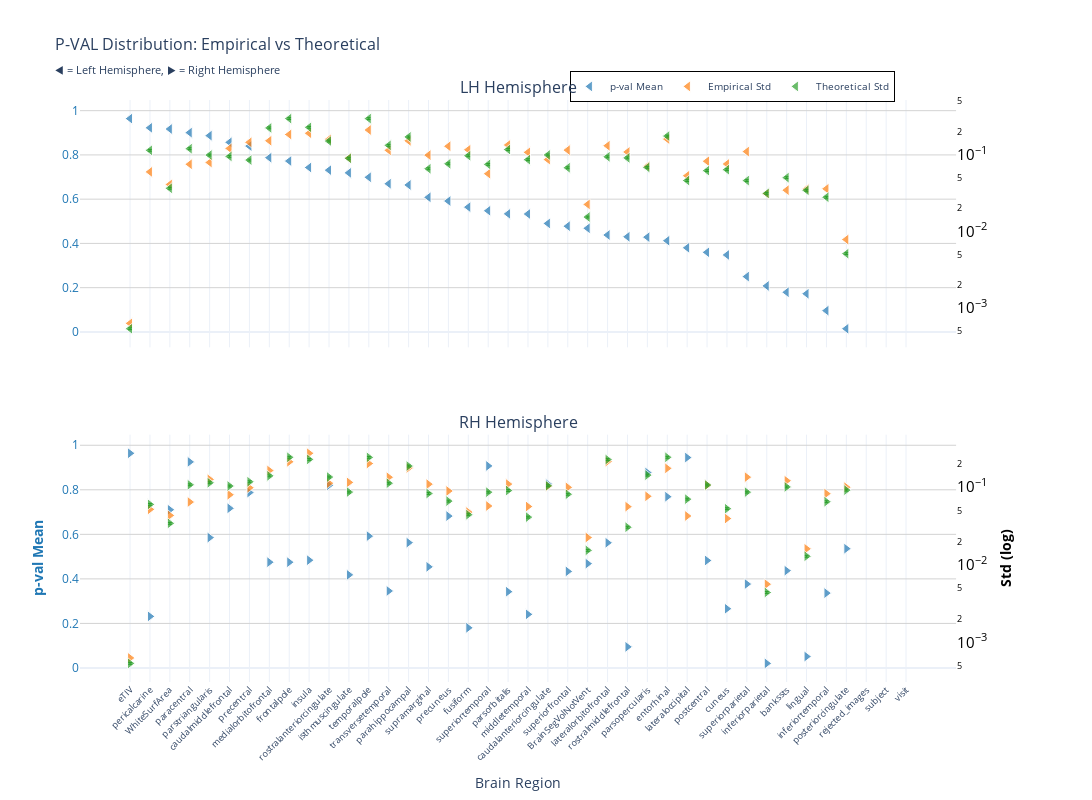
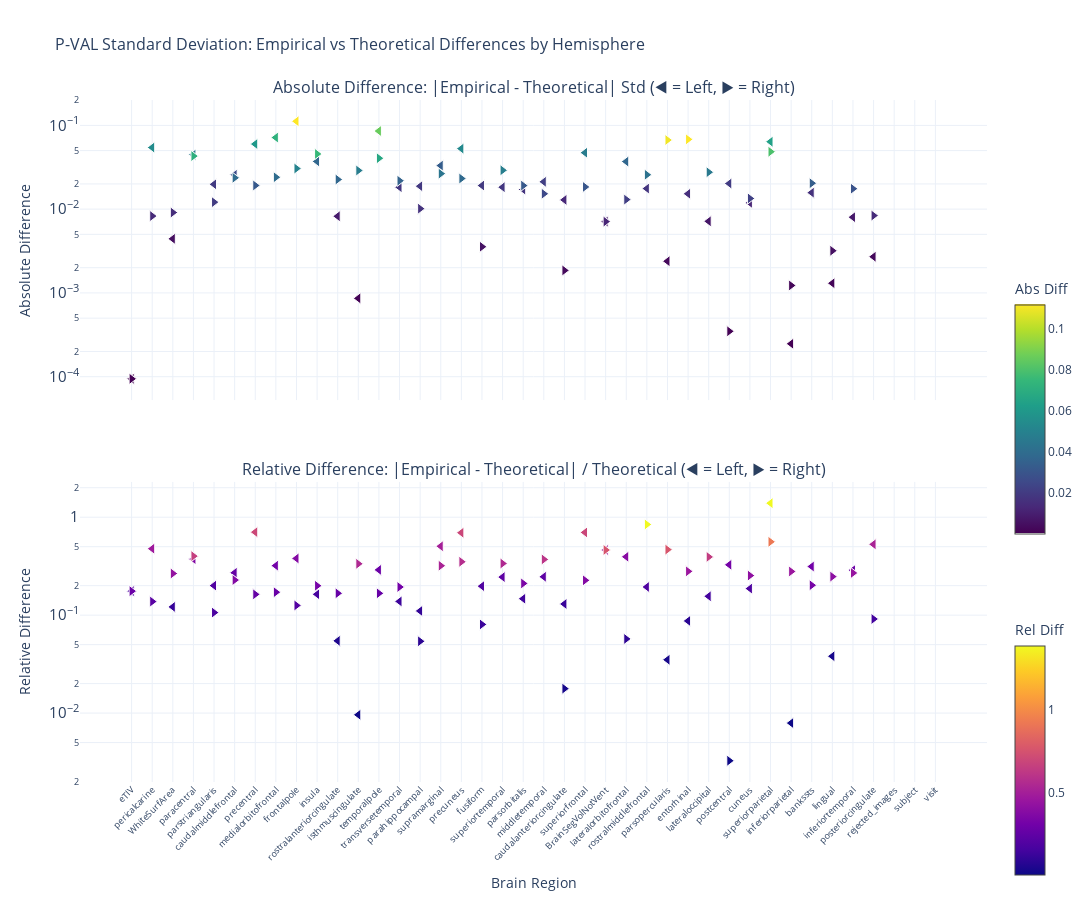

The notebook cell these images were saved under, in order:
### Markdown cell above
### p-value

### Code cell
nu_nav = df_navr[(df_navr["timepoint"] == "baseline") & (df_navr["group"] == "HC-PD")]
data_path = stats_dir / f"partial_correlation_baseline_{METRIC}.parquet"
df, stats = get_test_stats(
    data_path, stat_functions_F, nu_nav, hemisphere=True, study="baseline"
)
show_figure(stats, hemisphere=True, stat_name="p-val", study="baseline", metric=METRIC)

### Figure 1 — Plotly figure (JSON) as saved in the notebook; plotly's stock layout.template omitted (floating-point values rounded to 4 significant figures)
{"data": [{"hovertemplate": "<b>%{x}</b><br>Mean p-val: %{y:.2f}<br><extra></extra>", "legendgroup": "mean", "marker": {"color": "#1f77b4", "line": {"color": "white", "width": 1}, "opacity": 0.7, "size": 10, "symbol": "triangle-left"}, "mode": "markers", "name": "p-val Mean", "showlegend": true, "type": "scatter", "x": ["eTIV", "pericalcarine", "WhiteSurfArea", "paracentral", "parstriangularis", "caudalmiddlefrontal", "precentral", "medialorbitofrontal", "frontalpole", "insula", "rostralanteriorcingulate", "isthmuscingulate", "temporalpole", "transversetemporal", "parahippocampal", "supramarginal", "precuneus", "fusiform", "superiortemporal", "parsorbitalis", "middletemporal", "caudalanteriorcingulate", "superiorfrontal", "BrainSegVolNotVent", "lateralorbitofrontal", "rostralmiddlefrontal", "parsopercularis", "entorhinal", "lateraloccipital", "postcentral", "cuneus", "superiorparietal", "inferiorparietal", "bankssts", "lingual", "inferiortemporal", "posteriorcingulate", "rejected_images", "subject", "visit"], "xaxis": "x", "y": [0.9641, 0.9225, 0.9171, 0.9007, 0.8872, 0.8569, 0.84, 0.7875, 0.7723, 0.7431, 0.7312, 0.7189, 0.6989, 0.6697, 0.6642, 0.6083, 0.5916, 0.564, 0.5477, 0.5336, 0.533, 0.4904, 0.4779, 0.4685, 0.4381, 0.43, 0.4284, 0.4123, 0.3802, 0.3598, 0.3479, 0.25, 0.2079, 0.1793, 0.1725, 0.09622, 0.01442, NaN, NaN, NaN], "yaxis": "y"}, {"hovertemplate": "<b>%{x}</b><br>Empirical Std: %{y:.3f}<br><extra></extra>", "legendgroup": "empirical", "marker": {"color": "#ff7f0e", "line": {"color": "white", "width": 1}, "opacity": 0.7, "size": 10, "symbol": "triangle-left"}, "mode": "markers", "name": "Empirical Std", "showlegend": true, "type": "scatter", "x": ["eTIV", "pericalcarine", "WhiteSurfArea", "paracentral", "parstriangularis", "caudalmiddlefrontal", "precentral", "medialorbitofrontal", "frontalpole", "insula", "rostralanteriorcingulate", "isthmuscingulate", "temporalpole", "transversetemporal", "parahippocampal", "supramarginal", "precuneus", "fusiform", "superiortemporal", "parsorbitalis", "middletemporal", "caudalanteriorcingulate", "superiorfrontal", "BrainSegVolNotVent", "lateralorbitofrontal", "rostralmiddlefrontal", "parsopercularis", "entorhinal", "lateraloccipital", "postcentral", "cuneus", "superiorparietal", "inferiorparietal", "bankssts", "lingual", "inferiortemporal", "posteriorcingulate", "rejected_images", "subject", "visit"], "xaxis": "x", "y": [0.0006305, 0.05962, 0.04086, 0.07498, 0.07907, 0.1206, 0.1449, 0.1519, 0.1833, 0.1903, 0.1588, 0.0905, 0.2098, 0.114, 0.1515, 0.09862, 0.1288, 0.116, 0.05645, 0.1338, 0.1072, 0.0863, 0.1147, 0.02246, 0.1307, 0.1084, 0.07064, 0.1596, 0.05312, 0.08215, 0.07562, 0.1097, 0.03101, 0.03444, 0.0356, 0.03586, 0.007817, NaN, NaN, NaN], "yaxis": "y2"}, {"error_y": {"array": [1.502e-05, 0.003194, 0.001021, 0.003353, 0.00277, 0.002661, 0.002382, 0.006261, 0.008275, 0.006373, 0.00422, 0.002512, 0.008275, 0.003707, 0.004772, 0.001836, 0.00213, 0.002713, 0.002094, 0.003269, 0.002411, 0.002779, 0.001891, 0.0004302, 0.002627, 0.002544, 0.001912, 0.0049, 0.001288, 0.001735, 0.001785, 0.001286, 0.0008759, 0.001406, 0.0009609, 0.0007801, 0.0001433, NaN, NaN, NaN], "arrayminus": [1.461e-05, 0.003105, 0.0009926, 0.00326, 0.002693, 0.002587, 0.002316, 0.006087, 0.008046, 0.006197, 0.004103, 0.002442, 0.008046, 0.003604, 0.00464, 0.001785, 0.002071, 0.002638, 0.002036, 0.003178, 0.002344, 0.002702, 0.001839, 0.0004183, 0.002554, 0.002474, 0.001859, 0.004764, 0.001252, 0.001687, 0.001736, 0.00125, 0.0008516, 0.001367, 0.0009343, 0.0007585, 0.0001393, NaN, NaN, NaN], "color": "#2ca02c", "thickness": 1, "type": "data", "visible": true, "width": 2}, "hovertemplate": "<b>%{x}</b><br>Theoretical Std: %{y:.3f}<br><extra></extra>", "legendgroup": "theoretical", "marker": {"color": "#2ca02c", "line": {"color": "white", "width": 1}, "opacity": 0.7, "size": 10, "symbol": "triangle-left"}, "mode": "markers", "name": "Theoretical Std", "showlegend": true, "type": "scatter", "x": ["eTIV", "pericalcarine", "WhiteSurfArea", "paracentral", "parstriangularis", "caudalmiddlefrontal", "precentral", "medialorbitofrontal", "frontalpole", "insula", "rostralanteriorcingulate", "isthmuscingulate", "temporalpole", "transversetemporal", "parahippocampal", "supramarginal", "precuneus", "fusiform", "superiortemporal", "parsorbitalis", "middletemporal", "caudalanteriorcingulate", "superiorfrontal", "BrainSegVolNotVent", "lateralorbitofrontal", "rostralmiddlefrontal", "parsopercularis", "entorhinal", "lateraloccipital", "postcentral", "cuneus", "superiorparietal", "inferiorparietal", "bankssts", "lingual", "inferiortemporal", "posteriorcingulate", "rejected_images", "subject", "visit"], "xaxis": "x", "y": [0.0005362, 0.114, 0.03644, 0.1197, 0.09887, 0.09496, 0.08503, 0.2235, 0.2954, 0.2275, 0.1506, 0.08964, 0.2954, 0.1323, 0.1703, 0.06552, 0.07603, 0.09683, 0.07474, 0.1167, 0.08604, 0.0992, 0.06749, 0.01535, 0.09375, 0.09081, 0.06825, 0.1749, 0.04596, 0.06192, 0.06372, 0.04589, 0.03126, 0.05017, 0.0343, 0.02784, 0.005114, NaN, NaN, NaN], "yaxis": "y2"}, {"hovertemplate": "<b>%{x}</b><br>Mean p-val: %{y:.2f}<br><extra></extra>", "legendgroup": "mean", "marker": {"color": "#1f77b4", "line": {"color": "white", "width": 1}, "opacity": 0.7, "size": 10, "symbol": "triangle-right"}, "mode": "markers", "name": "p-val Mean", "showlegend": false, "type": "scatter", "x": ["eTIV", "lateraloccipital", "paracentral", "superiortemporal", "parsopercularis", "caudalanteriorcingulate", "rostralanteriorcingulate", "precentral", "entorhinal", "caudalmiddlefrontal", "WhiteSurfArea", "precuneus", "temporalpole", "parstriangularis", "parahippocampal", "lateralorbitofrontal", "posteriorcingulate", "insula", "postcentral", "medialorbitofrontal", "frontalpole", "BrainSegVolNotVent", "supramarginal", "bankssts", "superiorfrontal", "isthmuscingulate", "superiorparietal", "transversetemporal", "parsorbitalis", "inferiortemporal", "cuneus", "middletemporal", "pericalcarine", "fusiform", "rostralmiddlefrontal", "lingual", "inferiorparietal", "rejected_images", "subject", "visit"], "xaxis": "x2", "y": [0.9641, 0.9448, 0.9254, 0.9072, 0.8774, 0.8257, 0.8204, 0.7877, 0.769, 0.7169, 0.7106, 0.682, 0.592, 0.5854, 0.5628, 0.5622, 0.5358, 0.484, 0.4826, 0.4751, 0.4749, 0.4685, 0.4541, 0.437, 0.4337, 0.4181, 0.3768, 0.3458, 0.3426, 0.3361, 0.266, 0.2408, 0.2316, 0.1803, 0.09473, 0.05139, 0.0206, NaN, NaN, NaN], "yaxis": "y3"}, {"hovertemplate": "<b>%{x}</b><br>Empirical Std: %{y:.3f}<br><extra></extra>", "legendgroup": "empirical", "marker": {"color": "#ff7f0e", "line": {"color": "white", "width": 1}, "opacity": 0.7, "size": 10, "symbol": "triangle-right"}, "mode": "markers", "name": "Empirical Std", "showlegend": false, "type": "scatter", "x": ["eTIV", "lateraloccipital", "paracentral", "superiortemporal", "parsopercularis", "caudalanteriorcingulate", "rostralanteriorcingulate", "precentral", "entorhinal", "caudalmiddlefrontal", "WhiteSurfArea", "precuneus", "temporalpole", "parstriangularis", "parahippocampal", "lateralorbitofrontal", "posteriorcingulate", "insula", "postcentral", "medialorbitofrontal", "frontalpole", "BrainSegVolNotVent", "supramarginal", "bankssts", "superiorfrontal", "isthmuscingulate", "superiorparietal", "transversetemporal", "parsorbitalis", "inferiortemporal", "cuneus", "middletemporal", "pericalcarine", "fusiform", "rostralmiddlefrontal", "lingual", "inferiorparietal", "rejected_images", "subject", "visit"], "xaxis": "x2", "y": [0.0006305, 0.04259, 0.06442, 0.05728, 0.0764, 0.1027, 0.1127, 0.09847, 0.1751, 0.07999, 0.04335, 0.08943, 0.2021, 0.1263, 0.1774, 0.2145, 0.1001, 0.2741, 0.1065, 0.1642, 0.2126, 0.02246, 0.1096, 0.1213, 0.09959, 0.1155, 0.1349, 0.1345, 0.1097, 0.08264, 0.03949, 0.05642, 0.05184, 0.04781, 0.05623, 0.01607, 0.005627, NaN, NaN, NaN], "yaxis": "y4"}, {"error_y": {"array": [1.502e-05, 0.001966, 0.00301, 0.00242, 0.004014, 0.002928, 0.003791, 0.003296, 0.006815, 0.002904, 0.0009592, 0.001855, 0.006798, 0.003199, 0.005253, 0.006374, 0.00257, 0.006401, 0.002992, 0.003927, 0.006812, 0.0004302, 0.002327, 0.002827, 0.002275, 0.002425, 0.002423, 0.003157, 0.00254, 0.001824, 0.001482, 0.001153, 0.001684, 0.00124, 0.0008547, 0.000361, 0.0001233, NaN, NaN, NaN], "arrayminus": [1.461e-05, 0.001912, 0.002926, 0.002353, 0.003902, 0.002847, 0.003686, 0.003205, 0.006626, 0.002823, 0.0009326, 0.001804, 0.006609, 0.00311, 0.005108, 0.006198, 0.002499, 0.006224, 0.002909, 0.003818, 0.006623, 0.0004183, 0.002262, 0.002749, 0.002212, 0.002358, 0.002356, 0.003069, 0.002469, 0.001773, 0.001441, 0.001121, 0.001638, 0.001205, 0.0008311, 0.000351, 0.0001198, NaN, NaN, NaN], "color": "#2ca02c", "thickness": 1, "type": "data", "visible": true, "width": 2}, "hovertemplate": "<b>%{x}</b><br>Theoretical Std: %{y:.3f}<br><extra></extra>", "legendgroup": "theoretical", "marker": {"color": "#2ca02c", "line": {"color": "white", "width": 1}, "opacity": 0.7, "size": 10, "symbol": "triangle-right"}, "mode": "markers", "name": "Theoretical Std", "showlegend": false, "type": "scatter", "x": ["eTIV", "lateraloccipital", "paracentral", "superiortemporal", "parsopercularis", "caudalanteriorcingulate", "rostralanteriorcingulate", "precentral", "entorhinal", "caudalmiddlefrontal", "WhiteSurfArea", "precuneus", "temporalpole", "parstriangularis", "parahippocampal", "lateralorbitofrontal", "posteriorcingulate", "insula", "postcentral", "medialorbitofrontal", "frontalpole", "BrainSegVolNotVent", "supramarginal", "bankssts", "superiorfrontal", "isthmuscingulate", "superiorparietal", "transversetemporal", "parsorbitalis", "inferiortemporal", "cuneus", "middletemporal", "pericalcarine", "fusiform", "rostralmiddlefrontal", "lingual", "inferiorparietal", "rejected_images", "subject", "visit"], "xaxis": "x2", "y": [0.0005362, 0.07018, 0.1074, 0.08638, 0.1432, 0.1045, 0.1353, 0.1177, 0.2432, 0.1036, 0.03424, 0.06622, 0.2426, 0.1142, 0.1875, 0.2275, 0.09172, 0.2285, 0.1068, 0.1402, 0.2431, 0.01535, 0.08305, 0.1009, 0.08118, 0.08655, 0.08647, 0.1127, 0.09064, 0.0651, 0.0529, 0.04116, 0.06012, 0.04425, 0.03051, 0.01288, 0.004399, NaN, NaN, NaN], "yaxis": "y4"}], "layout": {"annotations": [{"font": {"size": 16}, "showarrow": false, "text": "LH Hemisphere", "x": 0.47, "xanchor": "center", "xref": "paper", "y": 1, "yanchor": "bottom", "yref": "paper"}, {"font": {"size": 16}, "showarrow": false, "text": "RH Hemisphere", "x": 0.47, "xanchor": "center", "xref": "paper", "y": 0.425, "yanchor": "bottom", "yref": "paper"}], "height": 800, "hovermode": "x", "legend": {"bgcolor": "rgba(255, 255, 255, 0.9)", "bordercolor": "black", "borderwidth": 1, "font": {"size": 10}, "orientation": "h", "x": 0.7, "xanchor": "center", "y": 1.05}, "title": {"font": {"size": 16}, "text": "P-VAL Distribution: Empirical vs Theoretical<br><sub>◀ = Left Hemisphere, ▶ = Right Hemisphere</sub>"}, "width": 1400, "xaxis": {"anchor": "y", "domain": [0, 0.94], "matches": "x2", "showticklabels": false}, "xaxis2": {"anchor": "y3", "domain": [0, 0.94], "tickangle": -45, "tickfont": {"size": 9}, "title": {"text": "Brain Region"}}, "yaxis": {"anchor": "x", "domain": [0.575, 1], "gridcolor": "lightgray", "showgrid": true, "tickfont": {"color": "#1f77b4"}, "title": {"font": {"color": "#1f77b4"}, "text": ""}}, "yaxis2": {"anchor": "x", "exponentformat": "power", "overlaying": "y", "showgrid": false, "side": "right", "tickfont": {"color": "black"}, "title": {"font": {"color": "black"}, "text": ""}, "type": "log"}, "yaxis3": {"anchor": "x2", "domain": [0, 0.425], "gridcolor": "lightgray", "showgrid": true, "tickfont": {"color": "#1f77b4"}, "title": {"font": {"color": "#1f77b4"}, "text": "<b>p-val Mean</b>"}}, "yaxis4": {"anchor": "x2", "exponentformat": "power", "overlaying": "y3", "showgrid": false, "side": "right", "tickfont": {"color": "black"}, "title": {"font": {"color": "black"}, "text": "<b>Std (log)</b>"}, "type": "log"}}}

### Figure 2 — Plotly figure (JSON) as saved in the notebook; plotly's stock layout.template omitted (floating-point values rounded to 4 significant figures)
{"data": [{"hovertemplate": "<b>%{x}</b><br>Hemisphere: %{text}<br>Abs Diff: %{y:.4f}<br><extra></extra>", "legendgroup": "abs_lh", "marker": {"color": [9.429e-05, 0.05437, 0.004421, 0.0447, 0.0198, 0.02569, 0.05987, 0.07154, 0.112, 0.03715, 0.008227, 0.0008611, 0.0856, 0.01828, 0.0188, 0.0331, 0.05277, 0.01914, 0.01829, 0.01716, 0.0212, 0.0129, 0.04718, 0.007102, 0.03698, 0.01761, 0.00239, 0.01526, 0.007162, 0.02023, 0.01189, 0.06382, 0.0002471, 0.01573, 0.001305, 0.008017, 0.002702, NaN, NaN, NaN], "colorbar": {"len": 0.4, "title": {"text": "Abs Diff"}, "y": 0.75, "yanchor": "top"}, "colorscale": [[0, "#440154"], [0.1111, "#482878"], [0.2222, "#3e4989"], [0.3333, "#31688e"], [0.4444, "#26828e"], [0.5556, "#1f9e89"], [0.6667, "#35b779"], [0.7778, "#6ece58"], [0.8889, "#b5de2b"], [1, "#fde725"]], "line": {"color": "white", "width": 1}, "showscale": true, "size": 10, "symbol": "triangle-left"}, "mode": "markers", "name": "Absolute (lh)", "showlegend": false, "text": ["lh", "lh", "lh", "lh", "lh", "lh", "lh", "lh", "lh", "lh", "lh", "lh", "lh", "lh", "lh", "lh", "lh", "lh", "lh", "lh", "lh", "lh", "lh", "lh", "lh", "lh", "lh", "lh", "lh", "lh", "lh", "lh", "lh", "lh", "lh", "lh", "lh", "lh", "lh", "lh"], "type": "scatter", "x": ["eTIV", "pericalcarine", "WhiteSurfArea", "paracentral", "parstriangularis", "caudalmiddlefrontal", "precentral", "medialorbitofrontal", "frontalpole", "insula", "rostralanteriorcingulate", "isthmuscingulate", "temporalpole", "transversetemporal", "parahippocampal", "supramarginal", "precuneus", "fusiform", "superiortemporal", "parsorbitalis", "middletemporal", "caudalanteriorcingulate", "superiorfrontal", "BrainSegVolNotVent", "lateralorbitofrontal", "rostralmiddlefrontal", "parsopercularis", "entorhinal", "lateraloccipital", "postcentral", "cuneus", "superiorparietal", "inferiorparietal", "bankssts", "lingual", "inferiortemporal", "posteriorcingulate", "rejected_images", "subject", "visit"], "xaxis": "x", "y": [9.429e-05, 0.05437, 0.004421, 0.0447, 0.0198, 0.02569, 0.05987, 0.07154, 0.112, 0.03715, 0.008227, 0.0008611, 0.0856, 0.01828, 0.0188, 0.0331, 0.05277, 0.01914, 0.01829, 0.01716, 0.0212, 0.0129, 0.04718, 0.007102, 0.03698, 0.01761, 0.00239, 0.01526, 0.007162, 0.02023, 0.01189, 0.06382, 0.0002471, 0.01573, 0.001305, 0.008017, 0.002702, NaN, NaN, NaN], "yaxis": "y"}, {"hovertemplate": "<b>%{x}</b><br>Hemisphere: %{text}<br>Rel Diff: %{y:.2%}<br><extra></extra>", "legendgroup": "rel_lh", "marker": {"color": [0.1758, 0.477, 0.1213, 0.3735, 0.2002, 0.2705, 0.7041, 0.3202, 0.3792, 0.1633, 0.05462, 0.009606, 0.2898, 0.1382, 0.1104, 0.5052, 0.6941, 0.1976, 0.2447, 0.1471, 0.2463, 0.13, 0.699, 0.4625, 0.3945, 0.1939, 0.03502, 0.08723, 0.1558, 0.3266, 0.1866, 1.391, 0.007905, 0.3136, 0.03804, 0.2879, 0.5284, NaN, NaN, NaN], "colorbar": {"len": 0.4, "title": {"text": "Rel Diff"}, "y": 0.25, "yanchor": "top"}, "colorscale": [[0, "#0d0887"], [0.1111, "#46039f"], [0.2222, "#7201a8"], [0.3333, "#9c179e"], [0.4444, "#bd3786"], [0.5556, "#d8576b"], [0.6667, "#ed7953"], [0.7778, "#fb9f3a"], [0.8889, "#fdca26"], [1, "#f0f921"]], "line": {"color": "white", "width": 1}, "showscale": true, "size": 10, "symbol": "triangle-left"}, "mode": "markers", "name": "Relative (lh)", "showlegend": false, "text": ["lh", "lh", "lh", "lh", "lh", "lh", "lh", "lh", "lh", "lh", "lh", "lh", "lh", "lh", "lh", "lh", "lh", "lh", "lh", "lh", "lh", "lh", "lh", "lh", "lh", "lh", "lh", "lh", "lh", "lh", "lh", "lh", "lh", "lh", "lh", "lh", "lh", "lh", "lh", "lh"], "type": "scatter", "x": ["eTIV", "pericalcarine", "WhiteSurfArea", "paracentral", "parstriangularis", "caudalmiddlefrontal", "precentral", "medialorbitofrontal", "frontalpole", "insula", "rostralanteriorcingulate", "isthmuscingulate", "temporalpole", "transversetemporal", "parahippocampal", "supramarginal", "precuneus", "fusiform", "superiortemporal", "parsorbitalis", "middletemporal", "caudalanteriorcingulate", "superiorfrontal", "BrainSegVolNotVent", "lateralorbitofrontal", "rostralmiddlefrontal", "parsopercularis", "entorhinal", "lateraloccipital", "postcentral", "cuneus", "superiorparietal", "inferiorparietal", "bankssts", "lingual", "inferiortemporal", "posteriorcingulate", "rejected_images", "subject", "visit"], "xaxis": "x2", "y": [0.1758, 0.477, 0.1213, 0.3735, 0.2002, 0.2705, 0.7041, 0.3202, 0.3792, 0.1633, 0.05462, 0.009606, 0.2898, 0.1382, 0.1104, 0.5052, 0.6941, 0.1976, 0.2447, 0.1471, 0.2463, 0.13, 0.699, 0.4625, 0.3945, 0.1939, 0.03502, 0.08723, 0.1558, 0.3266, 0.1866, 1.391, 0.007905, 0.3136, 0.03804, 0.2879, 0.5284, NaN, NaN, NaN], "yaxis": "y2"}, {"hovertemplate": "<b>%{x}</b><br>Hemisphere: %{text}<br>Abs Diff: %{y:.4f}<br><extra></extra>", "legendgroup": "abs_rh", "marker": {"color": [9.429e-05, 0.0276, 0.043, 0.02909, 0.06685, 0.001857, 0.0226, 0.01918, 0.0681, 0.02366, 0.009113, 0.02321, 0.04051, 0.01212, 0.01014, 0.013, 0.008381, 0.04558, 0.0003482, 0.02403, 0.03054, 0.007102, 0.02654, 0.02039, 0.01841, 0.02893, 0.04847, 0.02183, 0.01911, 0.01754, 0.01341, 0.01526, 0.008272, 0.003557, 0.02573, 0.003187, 0.001228, NaN, NaN, NaN], "colorbar": {"len": 0.4, "title": {"text": "Abs Diff"}, "y": 0.75, "yanchor": "top"}, "colorscale": [[0, "#440154"], [0.1111, "#482878"], [0.2222, "#3e4989"], [0.3333, "#31688e"], [0.4444, "#26828e"], [0.5556, "#1f9e89"], [0.6667, "#35b779"], [0.7778, "#6ece58"], [0.8889, "#b5de2b"], [1, "#fde725"]], "line": {"color": "white", "width": 1}, "showscale": false, "size": 10, "symbol": "triangle-right"}, "mode": "markers", "name": "Absolute (rh)", "showlegend": false, "text": ["rh", "rh", "rh", "rh", "rh", "rh", "rh", "rh", "rh", "rh", "rh", "rh", "rh", "rh", "rh", "rh", "rh", "rh", "rh", "rh", "rh", "rh", "rh", "rh", "rh", "rh", "rh", "rh", "rh", "rh", "rh", "rh", "rh", "rh", "rh", "rh", "rh", "rh", "rh", "rh"], "type": "scatter", "x": ["eTIV", "lateraloccipital", "paracentral", "superiortemporal", "parsopercularis", "caudalanteriorcingulate", "rostralanteriorcingulate", "precentral", "entorhinal", "caudalmiddlefrontal", "WhiteSurfArea", "precuneus", "temporalpole", "parstriangularis", "parahippocampal", "lateralorbitofrontal", "posteriorcingulate", "insula", "postcentral", "medialorbitofrontal", "frontalpole", "BrainSegVolNotVent", "supramarginal", "bankssts", "superiorfrontal", "isthmuscingulate", "superiorparietal", "transversetemporal", "parsorbitalis", "inferiortemporal", "cuneus", "middletemporal", "pericalcarine", "fusiform", "rostralmiddlefrontal", "lingual", "inferiorparietal", "rejected_images", "subject", "visit"], "xaxis": "x", "y": [9.429e-05, 0.0276, 0.043, 0.02909, 0.06685, 0.001857, 0.0226, 0.01918, 0.0681, 0.02366, 0.009113, 0.02321, 0.04051, 0.01212, 0.01014, 0.013, 0.008381, 0.04558, 0.0003482, 0.02403, 0.03054, 0.007102, 0.02654, 0.02039, 0.01841, 0.02893, 0.04847, 0.02183, 0.01911, 0.01754, 0.01341, 0.01526, 0.008272, 0.003557, 0.02573, 0.003187, 0.001228, NaN, NaN, NaN], "yaxis": "y"}, {"hovertemplate": "<b>%{x}</b><br>Hemisphere: %{text}<br>Rel Diff: %{y:.2%}<br><extra></extra>", "legendgroup": "rel_rh", "marker": {"color": [0.1758, 0.3932, 0.4003, 0.3368, 0.4667, 0.01777, 0.167, 0.163, 0.28, 0.2283, 0.2662, 0.3504, 0.167, 0.1062, 0.05408, 0.05716, 0.09137, 0.1995, 0.003261, 0.1715, 0.1256, 0.4625, 0.3196, 0.202, 0.2267, 0.3343, 0.5606, 0.1938, 0.2108, 0.2695, 0.2536, 0.3708, 0.1376, 0.08039, 0.8433, 0.2474, 0.2792, NaN, NaN, NaN], "colorbar": {"len": 0.4, "title": {"text": "Rel Diff"}, "y": 0.25, "yanchor": "top"}, "colorscale": [[0, "#0d0887"], [0.1111, "#46039f"], [0.2222, "#7201a8"], [0.3333, "#9c179e"], [0.4444, "#bd3786"], [0.5556, "#d8576b"], [0.6667, "#ed7953"], [0.7778, "#fb9f3a"], [0.8889, "#fdca26"], [1, "#f0f921"]], "line": {"color": "white", "width": 1}, "showscale": false, "size": 10, "symbol": "triangle-right"}, "mode": "markers", "name": "Relative (rh)", "showlegend": false, "text": ["rh", "rh", "rh", "rh", "rh", "rh", "rh", "rh", "rh", "rh", "rh", "rh", "rh", "rh", "rh", "rh", "rh", "rh", "rh", "rh", "rh", "rh", "rh", "rh", "rh", "rh", "rh", "rh", "rh", "rh", "rh", "rh", "rh", "rh", "rh", "rh", "rh", "rh", "rh", "rh"], "type": "scatter", "x": ["eTIV", "lateraloccipital", "paracentral", "superiortemporal", "parsopercularis", "caudalanteriorcingulate", "rostralanteriorcingulate", "precentral", "entorhinal", "caudalmiddlefrontal", "WhiteSurfArea", "precuneus", "temporalpole", "parstriangularis", "parahippocampal", "lateralorbitofrontal", "posteriorcingulate", "insula", "postcentral", "medialorbitofrontal", "frontalpole", "BrainSegVolNotVent", "supramarginal", "bankssts", "superiorfrontal", "isthmuscingulate", "superiorparietal", "transversetemporal", "parsorbitalis", "inferiortemporal", "cuneus", "middletemporal", "pericalcarine", "fusiform", "rostralmiddlefrontal", "lingual", "inferiorparietal", "rejected_images", "subject", "visit"], "xaxis": "x2", "y": [0.1758, 0.3932, 0.4003, 0.3368, 0.4667, 0.01777, 0.167, 0.163, 0.28, 0.2283, 0.2662, 0.3504, 0.167, 0.1062, 0.05408, 0.05716, 0.09137, 0.1995, 0.003261, 0.1715, 0.1256, 0.4625, 0.3196, 0.202, 0.2267, 0.3343, 0.5606, 0.1938, 0.2108, 0.2695, 0.2536, 0.3708, 0.1376, 0.08039, 0.8433, 0.2474, 0.2792, NaN, NaN, NaN], "yaxis": "y2"}], "layout": {"annotations": [{"font": {"size": 16}, "showarrow": false, "text": "Absolute Difference: |Empirical - Theoretical| Std (◀ = Left, ▶ = Right)", "x": 0.5, "xanchor": "center", "xref": "paper", "y": 1, "yanchor": "bottom", "yref": "paper"}, {"font": {"size": 16}, "showarrow": false, "text": "Relative Difference: |Empirical - Theoretical| / Theoretical (◀ = Left, ▶ = Right)", "x": 0.5, "xanchor": "center", "xref": "paper", "y": 0.44, "yanchor": "bottom", "yref": "paper"}], "height": 900, "hovermode": "x unified", "showlegend": false, "title": {"font": {"size": 16}, "text": "P-VAL Standard Deviation: Empirical vs Theoretical Differences by Hemisphere"}, "width": 1400, "xaxis": {"anchor": "y", "domain": [0, 1], "showticklabels": false}, "xaxis2": {"anchor": "y2", "domain": [0, 1], "tickangle": -45, "tickfont": {"size": 9}, "title": {"text": "Brain Region"}}, "yaxis": {"anchor": "x", "domain": [0.56, 1], "exponentformat": "power", "title": {"text": "Absolute Difference"}, "type": "log"}, "yaxis2": {"anchor": "x2", "domain": [0, 0.44], "exponentformat": "power", "title": {"text": "Relative Difference"}, "type": "log"}}}
